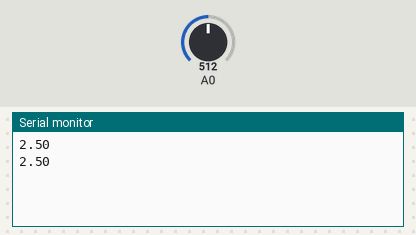
Bench run of a sketch on a simulated Arduino Uno, built with avr-gcc and run on an emulated ATmega328P. On the bench: the last lines printed to the serial monitor. Inputs (shaded band) come from the test bench; at power-on: A0 = 512.

Above: at 1.8 s.
1.9 s: A0 set to 716
At 2.8 s:
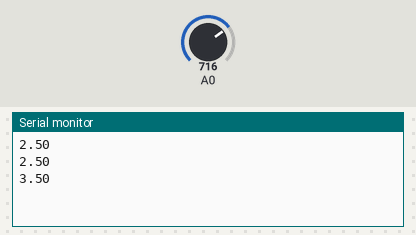
3.4 s: A0 set to 900
At 4.8 s:
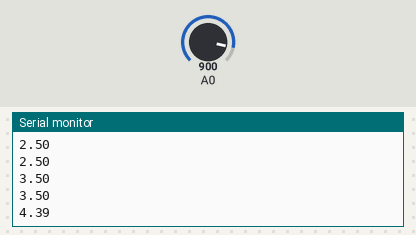
Timing chart, 0 to 6.4 s (numbered marks = the images above; inputs shaded):
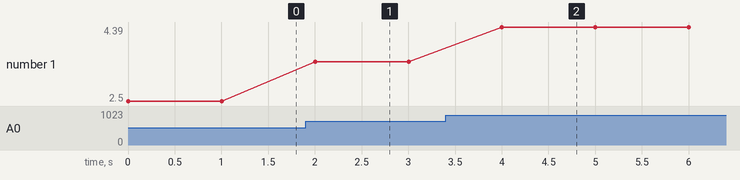

The sketch:

Lab2_PartC.ino
```cpp
float val = 0;
void setup()
{
 ADMUX = 0b01000000; // set AVCC reference
 ADCSRA = 0b10000111; // enable ADC, set prescaler = 128
 Serial.begin(9600); // initialize serial to 9600 baud
}
void loop()
{
  ADCSRA |= (1<<ADSC);
  while(ADCSRA & (1<<ADSC)){}
 val = (float)ADC/1024*5; // read the pin
 Serial.println(val);
 delay(1000); // wait for a second
}
```

Measured:
- after the input at 1.9 s, the serial monitor: prints a new line after 0.10 s (image 1)
- after the input at 3.4 s, the serial monitor: prints a new line after 0.60 s (image 2)
- plotted number 1: 2.5 → 3.5 after the input at 1.9 s, 3.5 → 4.39 after the input at 3.4 s
